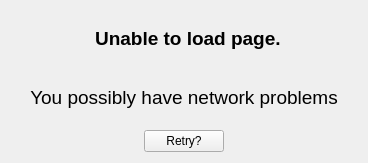
<?xml version="1.0" encoding="UTF-8"?>
<ui version="4.0">
 <class>ErrorBox</class>
 <widget class="QWidget" name="ErrorBox">
  <property name="geometry">
   <rect>
    <x>0</x>
    <y>0</y>
    <width>368</width>
    <height>163</height>
   </rect>
  </property>
  <property name="windowTitle">
   <string>Form</string>
  </property>
  <layout class="QVBoxLayout" name="verticalLayout">
   <item>
    <layout class="QHBoxLayout" name="horizontalLayout_3">
     <item>
      <spacer name="horizontalSpacer">
       <property name="orientation">
        <enum>Qt::Horizontal</enum>
       </property>
       <property name="sizeHint" stdset="0">
        <size>
         <width>40</width>
         <height>20</height>
        </size>
       </property>
      </spacer>
     </item>
     <item>
      <widget class="QLabel" name="errorIcon">
       <property name="text">
        <string/>
       </property>
       <property name="pixmap">
        <pixmap>:/images/Delete.png</pixmap>
       </property>
       <property name="alignment">
        <set>Qt::AlignCenter</set>
       </property>
      </widget>
     </item>
     <item>
      <widget class="QLabel" name="errorMessage1">
       <property name="font">
        <font>
         <pointsize>14</pointsize>
         <weight>75</weight>
         <bold>true</bold>
        </font>
       </property>
       <property name="text">
        <string>Unable to load page. </string>
       </property>
       <property name="alignment">
        <set>Qt::AlignCenter</set>
       </property>
      </widget>
     </item>
     <item>
      <spacer name="horizontalSpacer_2">
       <property name="orientation">
        <enum>Qt::Horizontal</enum>
       </property>
       <property name="sizeHint" stdset="0">
        <size>
         <width>40</width>
         <height>20</height>
        </size>
       </property>
      </spacer>
     </item>
    </layout>
   </item>
   <item>
    <widget class="QLabel" name="errorMessage2">
     <property name="font">
      <font>
       <pointsize>14</pointsize>
      </font>
     </property>
     <property name="text">
      <string>You possibly have network problems</string>
     </property>
     <property name="alignment">
      <set>Qt::AlignCenter</set>
     </property>
    </widget>
   </item>
   <item>
    <layout class="QHBoxLayout" name="horizontalLayout_2">
     <item>
      <widget class="QPushButton" name="bRetry">
       <property name="sizePolicy">
        <sizepolicy hsizetype="Fixed" vsizetype="Fixed">
         <horstretch>0</horstretch>
         <verstretch>0</verstretch>
        </sizepolicy>
       </property>
       <property name="text">
        <string>Retry?</string>
       </property>
      </widget>
     </item>
    </layout>
   </item>
  </layout>
 </widget>
 <resources/>
 <connections/>
</ui>
